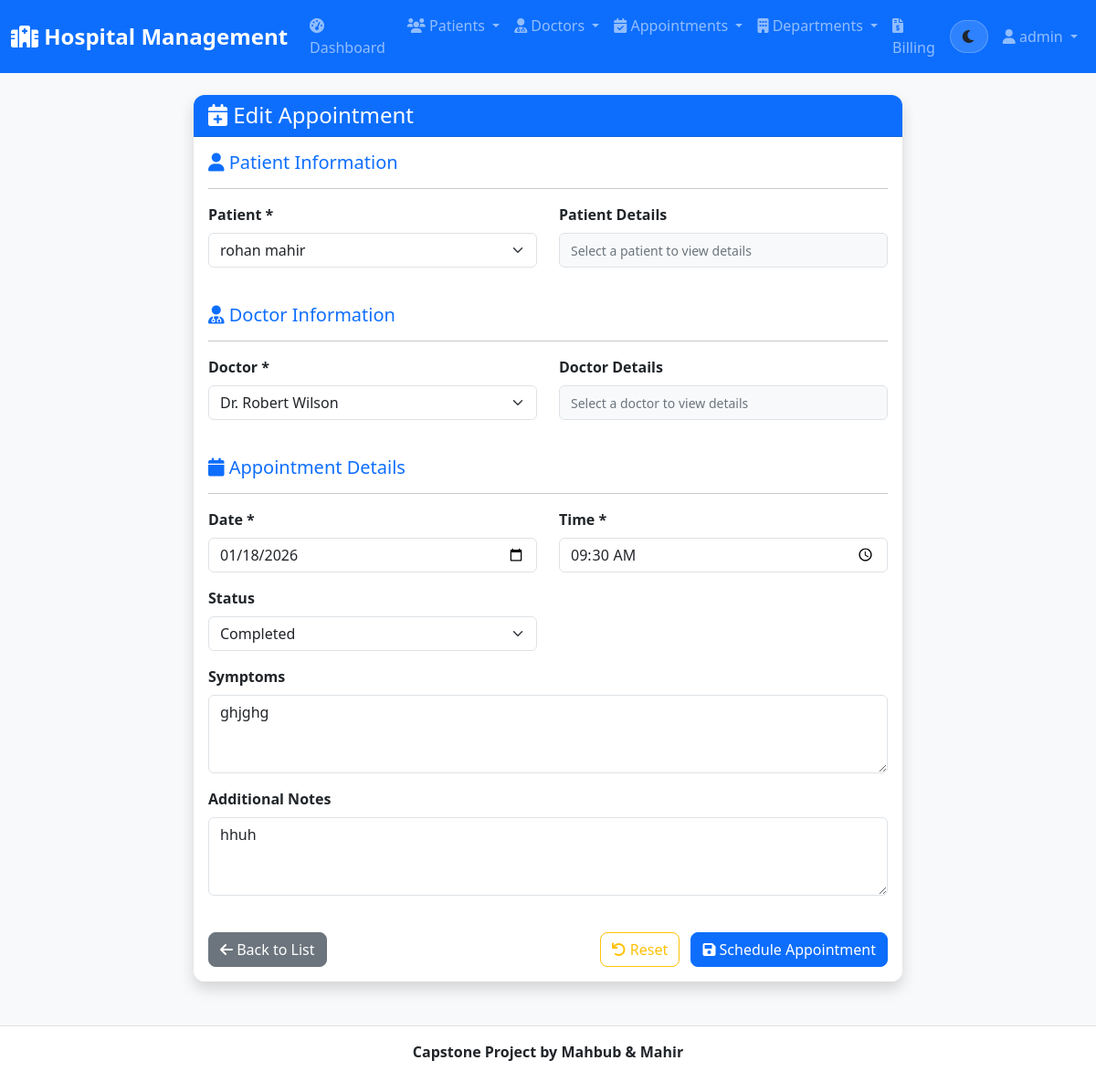
The app's page /appointments/23/update/ (signed in) with its own data.
### hospital_app/models.py (models this page shows, shortened)
class Appointment(models.Model):
    STATUS_CHOICES = [
        ('scheduled', 'Scheduled'),
        ('completed', 'Completed'),
        ('cancelled', 'Cancelled'),
        ('no_show', 'No Show'),
    ]
    patient = models.ForeignKey(Patient, on_delete=models.CASCADE, related_name='appointments')
    doctor = models.ForeignKey(Doctor, on_delete=models.CASCADE, related_name='appointments')
    date = models.DateField()
    time = models.TimeField()
    status = models.CharField(max_length=20, choices=STATUS_CHOICES, default='scheduled')
    symptoms = models.TextField(blank=True)
    notes = models.TextField(blank=True)
    created_at = models.DateTimeField(auto_now_add=True)
    updated_at = models.DateTimeField(auto_now=True)

### hospital_app/views.py (the view)
# urls.py: path('appointments/<int:pk>/update/', views.appointment_update, name='appointment_update'),
@login_required
def appointment_update(request, pk):
    appointment = get_object_or_404(Appointment, pk=pk)
    if request.method == 'POST':
        form = AppointmentForm(request.POST, instance=appointment)
        if form.is_valid():
            form.save()
            messages.success(request, 'Appointment updated successfully!')
            return redirect('appointment_detail', pk=appointment.pk)
    else:
        form = AppointmentForm(instance=appointment)
    return render(request, 'hospital/appointment_form.html', {'form': form, 'title': 'Edit Appointment'})

### hospital_app/forms.py
class AppointmentForm(forms.ModelForm):
    class Meta:
        model = Appointment
        fields = ['patient', 'doctor', 'date', 'time', 'status', 'symptoms', 'notes']
        widgets = {
            'patient': forms.Select(attrs={'class': 'form-select'}),
            'doctor': forms.Select(attrs={'class': 'form-select'}),
            'date': forms.DateInput(attrs={'type': 'date', 'class': 'form-control'}),
            'time': forms.TimeInput(attrs={'type': 'time', 'class': 'form-control'}),
            'status': forms.Select(attrs={'class': 'form-select'}),
            'symptoms': forms.Textarea(attrs={'rows': 3, 'class': 'form-control'}),
            'notes': forms.Textarea(attrs={'rows': 3, 'class': 'form-control'}),
        }
    def __init__(self, *args, **kwargs):
        super().__init__(*args, **kwargs)
        self.fields['patient'].empty_label = "Select a patient"
        self.fields['doctor'].empty_label = "Select a doctor"
        self.fields['symptoms'].widget.attrs['placeholder'] = "Describe the symptoms..."
        self.fields['notes'].widget.attrs['placeholder'] = "Additional notes..."

### hospital_app/models.py (called while the page is built)
    def __str__(self):
        return f"{self.first_name} {self.last_name}"

    def __str__(self):
        return f"Dr. {self.first_name} {self.last_name}"

### hospital/templates/hospital/appointment_form.html (shortened to what this page needs)
{% extends 'base.html' %}
{% block content %}
<div class="row justify-content-center">
    <div class="col-md-8">
        <div class="card shadow">
            <div class="card-header bg-primary text-white">
                <h4 class="mb-0">
                    <i class="fas fa-calendar-plus"></i> {{ title }}
                </h4>
            </div>
            <div class="card-body">
                <form method="post" id="appointmentForm">
                    <div class="row mb-4">
                        <div class="col-12">
                            <h5 class="text-primary"><i class="fas fa-user"></i> Patient Information</h5>
                            <hr>
                        </div>
                        <div class="col-md-6 mb-3">
                            <label for="{{ form.patient.id_for_label }}" class="form-label">Patient *</label>
                            {{ form.patient }}
                        </div>
                        <div class="col-md-6 mb-3">
                            <label for="patient-info" class="form-label">Patient Details</label>
                            <div id="patient-info" class="form-control bg-light">
                                <small class="text-muted">Select a patient to view details</small>
                            </div>
                        </div>
                    </div>
                    <div class="row mb-4">
                        <div class="col-12">
                            <h5 class="text-primary"><i class="fas fa-user-md"></i> Doctor Information</h5>
                            <hr>
                        </div>
                        <div class="col-md-6 mb-3">
                            <label for="{{ form.doctor.id_for_label }}" class="form-label">Doctor *</label>
                            {{ form.doctor }}
                        </div>
                        <div class="col-md-6 mb-3">
                            <label for="doctor-info" class="form-label">Doctor Details</label>
                            <div id="doctor-info" class="form-control bg-light">
                                <small class="text-muted">Select a doctor to view details</small>
                            </div>
                        </div>
                    </div>
                    <div class="row mb-4">
                        <div class="col-12">
                            <h5 class="text-primary"><i class="fas fa-calendar"></i> Appointment Details</h5>
                            <hr>
                        </div>
                        <div class="col-md-6 mb-3">
                            <label for="{{ form.date.id_for_label }}" class="form-label">Date *</label>
                            {{ form.date }}
                        </div>
                        <div class="col-md-6 mb-3">
                            <label for="{{ form.time.id_for_label }}" class="form-label">Time *</label>
                            {{ form.time }}
                        </div>
                        <div class="col-md-6 mb-3">
                            <label for="{{ form.status.id_for_label }}" class="form-label">Status</label>
                            {{ form.status }}
                        </div>
                        <div class="col-md-12 mb-3">
                            <label for="{{ form.symptoms.id_for_label }}" class="form-label">Symptoms</label>
                            {{ form.symptoms }}
                        </div>
                        <div class="col-md-12 mb-3">
                            <label for="{{ form.notes.id_for_label }}" class="form-label">Additional Notes</label>
                            {{ form.notes }}
                        </div>
                    </div>
                    <div class="row">
                        <div class="col-12">
                            <div class="d-flex justify-content-between">
                                <a href="{% url 'appointment_list' %}" class="btn btn-secondary">
                                    <i class="fas fa-arrow-left"></i> Back to List
                                </a>
                                <div>
                                    <button type="reset" class="btn btn-outline-warning me-2">
                                        <i class="fas fa-undo"></i> Reset
                                    </button>
                                    <button type="submit" class="btn btn-primary">
                                        <i class="fas fa-save"></i> Schedule Appointment
                                    </button>
                                </div>
                            </div>
                        </div>
                    </div>
                </form>
            </div>
        </div>
    </div>
</div>
{% endblock %}

### hospital/templates/base.html (shortened to what this page needs)
<!DOCTYPE html>
<html lang="en" data-theme="light">
<head>
    <link href="https://cdn.jsdelivr.net/npm/bootstrap@5.1.3/dist/css/bootstrap.min.css" rel="stylesheet">
    <link href="https://cdnjs.cloudflare.com/ajax/libs/font-awesome/6.0.0/css/all.min.css" rel="stylesheet">
    {% load static %}
    <link rel="stylesheet" href="{% static 'css/style.css' %}">
</head>
<body>
    <nav class="navbar navbar-expand-lg navbar-dark bg-primary">
        <div class="container-fluid">
            <a class="navbar-brand" href="{% url 'home' %}">
                <i class="fas fa-hospital"></i> Hospital Management
            </a>
            <div class="collapse navbar-collapse" id="navbarNav">
                <ul class="navbar-nav me-auto">
                    {% if user.is_authenticated %}
                    <li class="nav-item">
                        <a class="nav-link" href="{% url 'dashboard' %}">
                            <i class="fas fa-tachometer-alt"></i> Dashboard
                        </a>
                    </li>
                    <li class="nav-item dropdown">
                        <a class="nav-link dropdown-toggle" href="#" id="patientsDropdown" role="button" data-bs-toggle="dropdown">
                            <i class="fas fa-users"></i> Patients
                        </a>
                    </li>
                    <li class="nav-item dropdown">
                        <a class="nav-link dropdown-toggle" href="#" id="doctorsDropdown" role="button" data-bs-toggle="dropdown">
                            <i class="fas fa-user-md"></i> Doctors
                        </a>
                    </li>
                    <li class="nav-item dropdown">
                        <a class="nav-link dropdown-toggle" href="#" id="appointmentsDropdown" role="button" data-bs-toggle="dropdown">
                            <i class="fas fa-calendar-check"></i> Appointments
                        </a>
                    </li>
                    <li class="nav-item dropdown">
                        <a class="nav-link dropdown-toggle" href="#" id="departmentsDropdown" role="button" data-bs-toggle="dropdown">
                            <i class="fas fa-building"></i> Departments
                        </a>
                    </li>
                    <li class="nav-item">
                        <a class="nav-link" href="{% url 'billing_list' %}">
                            <i class="fas fa-file-invoice-dollar"></i> Billing
                        </a>
                    </li>
                    {% endif %}
                </ul>
                <ul class="navbar-nav">
                    <li class="nav-item d-flex align-items-center me-2">
                        <button id="themeToggle" class="btn theme-toggle" type="button" aria-label="Toggle dark mode" title="Toggle theme">
                            <i id="themeIcon" class="fas fa-moon"></i>
                        </button>
                    </li>
                    {% if user.is_authenticated %}
                    <li class="nav-item dropdown">
                        <a class="nav-link dropdown-toggle" href="#" id="userDropdown" role="button" data-bs-toggle="dropdown">
                            <i class="fas fa-user"></i> {{ user.username }}
                        </a>
                    </li>
                    {% endif %}
                </ul>
            </div>
        </div>
    </nav>
    <main class="container-fluid mt-4">
        {% block content %}
        {% endblock %}
    </main>
    <footer class="text-center py-3 mt-5">
         <div class="container">
            <p><b>Capstone Project by Mahbub & Mahir</b></p>
        </div>
    </footer>
    {% load static %}
</body>
</html>

### hospital/static/css/style.css (style rules this page uses)
:root { --primary-color: #0d6efd; --secondary-color: #6c757d; --success-color: #198754; --info-color: #0dcaf0; --warning-color: #ffc107; --danger-color: #dc3545; --light-color: #f8f9fa; --dark-color: #212529; --bg: #f8f9fa; --bg-elevated: #ffffff; --text: #212529; --text-muted: #6c757d; --border: #dee2e6; --shadow: 0 0.125rem 0.25rem rgba(0, 0, 0, 0.075); --shadow-hover: 0 0.5rem 1rem rgba(0, 0, 0, 0.15); }
html, body { font-family: 'Segoe UI', Tahoma, Geneva, Verdana, sans-serif; background-color: var(--bg) !important; color: var(--text) !important; transition: background-color 320ms ease, color 320ms ease; }
.navbar-brand { font-weight: bold; font-size: 1.5rem; }
.navbar-nav .nav-link { font-weight: 500; transition: all 0.3s ease; }
.card { border: none; border-radius: 0.75rem; background-color: var(--bg-elevated); color: var(--text); box-shadow: var(--shadow); transition: all 0.3s ease; }
.card-body, .card-header, .card-footer { background-color: transparent; color: var(--text); }
.card-header { border-radius: 0.75rem 0.75rem 0 0 !important; font-weight: 600; }
.btn { border-radius: 0.5rem; font-weight: 500; transition: all 0.3s ease; }
.form-control, .form-select { border-radius: 0.5rem; border: 1px solid var(--border); background-color: var(--bg-elevated); color: var(--text); transition: all 0.3s ease; }
.form-label { font-weight: 600; color: var(--text); margin-bottom: 0.5rem; }
footer { background-color: var(--bg-elevated) !important; color: var(--text); border-top: 1px solid var(--border); }
.theme-toggle { width: 42px; height: 36px; border-radius: 999px; display: inline-flex; align-items: center; justify-content: center; background: rgba(255, 255, 255, 0.14); border: 1px solid rgba(255, 255, 255, 0.22); transition: transform 180ms ease, background-color 320ms ease, border-color 320ms ease; }
.text-muted { color: var(--text-muted) !important; }

### hospital/templates/hospital/appointment_form.html (style rules this page uses)
.form-control, .form-select { border-radius: 0.375rem; }

### records on screen
Appointment: patient "rohan mahir", doctor "Dr. Robert Wilson", date "01/18/2026", time "09:30:00", status "Completed", symptoms "ghjghg", notes "hhuh"

### other values on screen
{{ user.username }} "admin"
{{ title }} "Edit Appointment"
